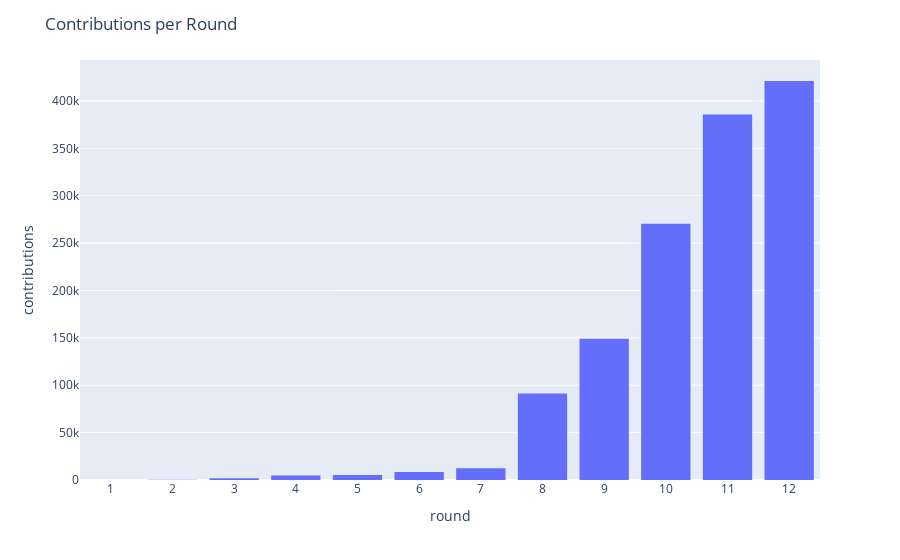

The code cell stored with this chart in its notebook:
### Code cell
fig = px.histogram(
    df,
    x='round_number',
    y='num_contributions'
)

fig.update_layout({
    'showlegend': False,
    'title': 'Contributions per Round',
    'xaxis_title': 'round',
    'yaxis_title': 'contributions',
    'xaxis_dtick': 1,
    'bargap': 0.2,
})

fig.show()

### Figure 1 — Plotly figure (JSON) as saved in the notebook; plotly's stock layout.template omitted (floating-point values rounded to 4 significant figures; data arrays with more than 128 entries replaced by an {"elided": "..."} marker saying what was removed)
{"data": [{"alignmentgroup": "True", "bingroup": "x", "histfunc": "sum", "hovertemplate": "round_number=%{x}<br>sum of num_contributions=%{y}<extra></extra>", "legendgroup": "", "marker": {"color": "#636efa", "pattern": {"shape": ""}}, "name": "", "offsetgroup": "", "orientation": "v", "showlegend": false, "type": "histogram", "x": {"elided": "5906 int values"}, "xaxis": "x", "y": {"elided": "5906 int values"}, "yaxis": "y"}], "layout": {"bargap": 0.2, "barmode": "relative", "legend": {"tracegroupgap": 0}, "margin": {"t": 60}, "showlegend": false, "title": {"text": "Contributions per Round"}, "xaxis": {"anchor": "y", "domain": [0, 1], "dtick": 1, "title": {"text": "round"}}, "yaxis": {"anchor": "x", "domain": [0, 1], "title": {"text": "contributions"}}}}
